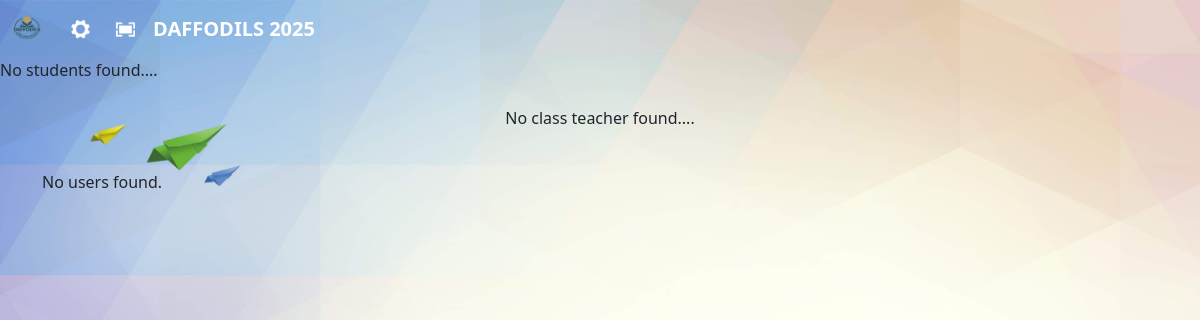
The app's page /user/class_d/ (signed in), older data.
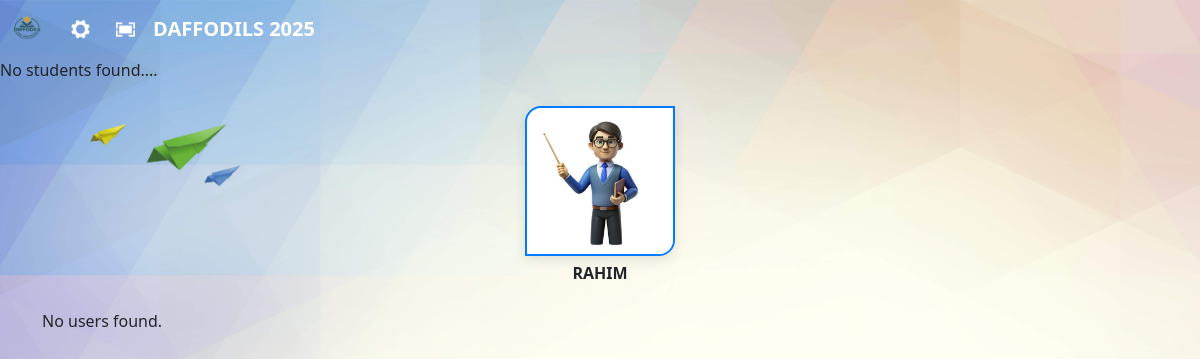
The same page, newer data.
### userapp/models.py (models this page shows)
class TeacherProfile(models.Model):
    name = models.CharField(max_length=20, unique=True)
    phone = models.CharField(max_length=15, default='+91')
    address = models.CharField(max_length=100, blank=True, null=True)
    subject = models.CharField(max_length=20, blank=True, null=True)
    batch = models.CharField(
        max_length=20,
        blank=True,
        null=True,
        choices=[
            ('10A', '10A'), ('10B', '10B'), ('10C', '10C'),
            ('10D', '10D'), ('Other', 'Other')
        ]
    )
    photo = models.ImageField(upload_to='user_photos/', blank=True, null=True)

### userapp/views.py (the view)
# urls.py: path('class_d/', views.user_class_d, name='class_d'),
@login_required
def user_class_d(request):
    teacher = TeacherProfile.objects.filter(batch="10D")
    users = UserProfile.objects.filter(batch="10D", is_approved=True)
    return render(request, 'userapp/class.html', {'users': users,'teacher': teacher})

### templates/userapp/class.html (shortened to what this page needs)
{% extends 'userapp/blank_layout_user.html' %}
{% load static %}
{% block content %}
{% if users %}
<h2 class="text-center mb-4">{{ users.0.batch }}</h2>
{% else %}
<p>No students found....</p>
{% endif %}
<div class="container my-4">
  <div class="row justify-content-center">
    {% for profile in teacher %}
    <div class="col-6 col-md-2 d-flex flex-column align-items-center">
      <div class="profile-card text-center" style="width: 150PX; height: 150px;">
        <a href="{% url 'teacher_detail' profile.id %}" title="{{ profile.name }}">
          {% if profile.photo %}
          <img src="{{ profile.photo.url }}" alt="{{ profile.name }} photo" style="height: 150px;"
            class="photo-rounded" />
          {% else %}
          <img src="{% static 'images/prp2.png' %}" alt="Default photo" style="height: 150px;" class="photo-rounded" />
          {% endif %}
        </a>
      </div>
      <p style="text-align: center; font-weight: bold; margin: 5px 0 0 0;">{{ profile.name }}</p>
    </div>
    {% empty %}
    <p class="text-center">No class teacher found....</p>
    {% endfor %}
  </div>
</div>
<div class="container">
  <div class="row">
    {% for profile in users %}
    <div class="col-2 col-md-1 mb-1">
      <div class="profile-card">
        <a href="{% url 'user_detail' profile.id %}" title="{{ profile.user.get_full_name }}">
          {% if profile.photo %}
          <img src="{{ profile.photo.url }}" alt="{{ profile.name }} photo" class="photo-rounded" />
          {% else %}
          <img src="{% static 'images/prp.png' %}" alt="Default photo" class="photo-rounded" />
          {% endif %}
        </a>
      </div>
      <p
        style="text-align: center; font-size: 10px; white-space: nowrap; overflow: hidden; text-overflow: ellipsis;">
        {{ profile.user.first_name|upper }} {{ profile.user.last_name|upper }}
      </p>
    </div>
    {% empty %}
    <p>No users found.</p>
    {% endfor %}
  </div>
</div>
{% endblock %}

Row changes from the older to the newer data that the page shows:
added TeacherProfile: name "RAHIM"
Text that changed along with them:
text no longer shown: "No class teacher found...."
